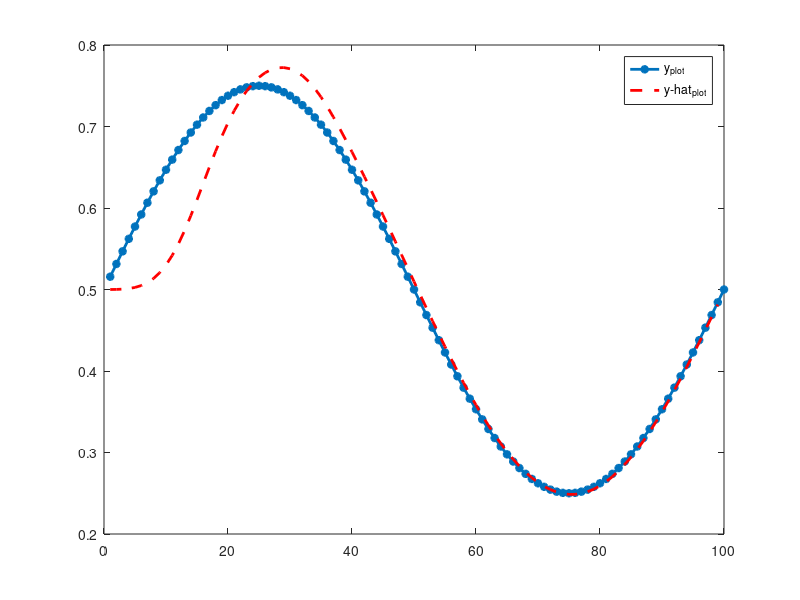
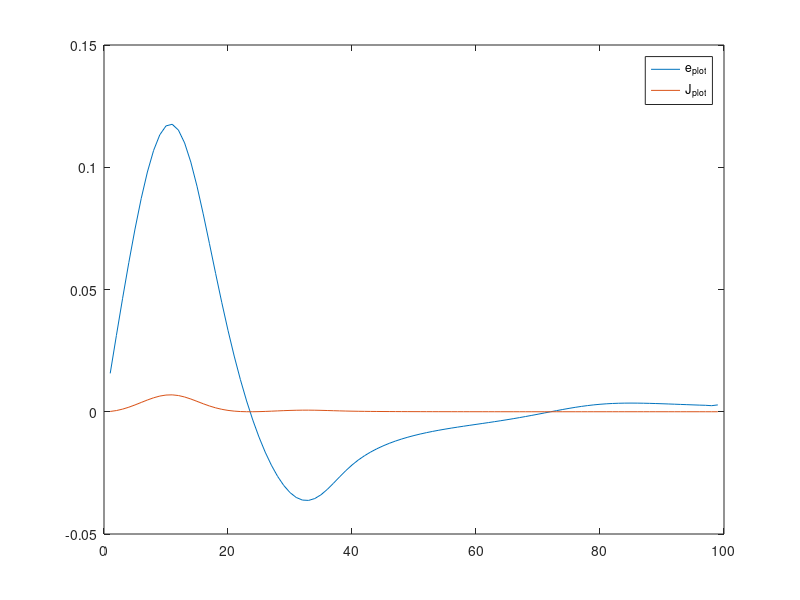

These figures' MATLAB source, in order:
clc
clear all
close all
% Create and Plot Raw Data
x = 1:100;

% y = rand(1,length(x))./10;
% y = 0.25*x + randn(1,length(x));
% y = 1./(1+ exp(-0.5*x + randn(1,length(x))));
y = 0.5 + 0.25*sin(2*pi*x/100);
% y = 0.5 + 0.25*sin(2*pi*x/100)+ 0.05*randn(1,length(x));
% y = rand(1,length(x)).*x + 10;
% y = 0.25.*x.^2 + 10.*x + randn(1,length(x));
y_hat(1) = 0;
e(1) = 0;
b(1) = 0;
w(1,1) = 0;
w(2,1) = 0;
w(3,1) = 0;
w(4,1) = 0;

alpha_w = 0.0105;%0.0105;% 0.002;
alpha_b = 0.1;%0.1;% 0.002;

z(1,1) = x(1);
z(2,1) = 0;
z(3,1) = 0;
z(4,1) = 0;

plot(x,y,'-*','LineWidth',2)


for i = 1:length(x)-1
    % do sth
    % for j = 1:10000
    y_hat(i) = 1/(1+exp(-(w(:,i)'*z(:,i)+b(i))));

    e(i) = y(i)-y_hat(i);

    J(i) = 0.5*(e(i))^2;
    w(:,i+1) = w(:,i) + alpha_w*e(i)*y_hat(i)*(1-y_hat(i))*z(:,i);
    b(i+1) = b(i) + alpha_b*e(i)*y_hat(i)*(1-y_hat(i));

    z(1,i+1) = x(i+1);
z(2,i+1) = y(i);
z(3,i+1) = z(2,i);
z(4,i+1) = z(3,i);
    % end


    

end


hold on
plot(x(1:end-1),y_hat,'r--','LineWidth',2)
hold off
legend('y_{plot}','y-hat_{plot}')

figure
plot(e)
hold on
plot(J)
hold off
legend('e_{plot}','J_{plot}')

disp(mean(J))